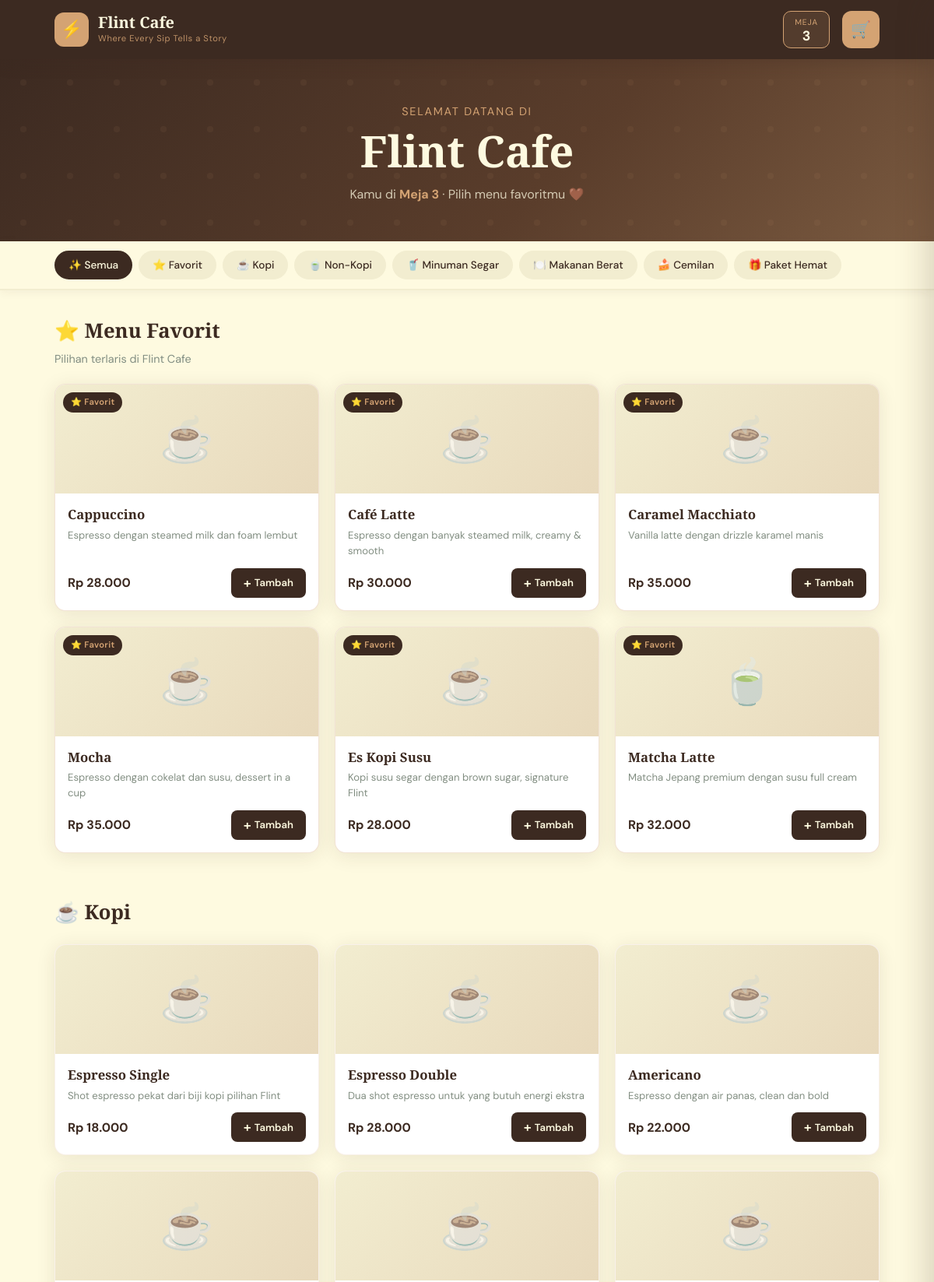
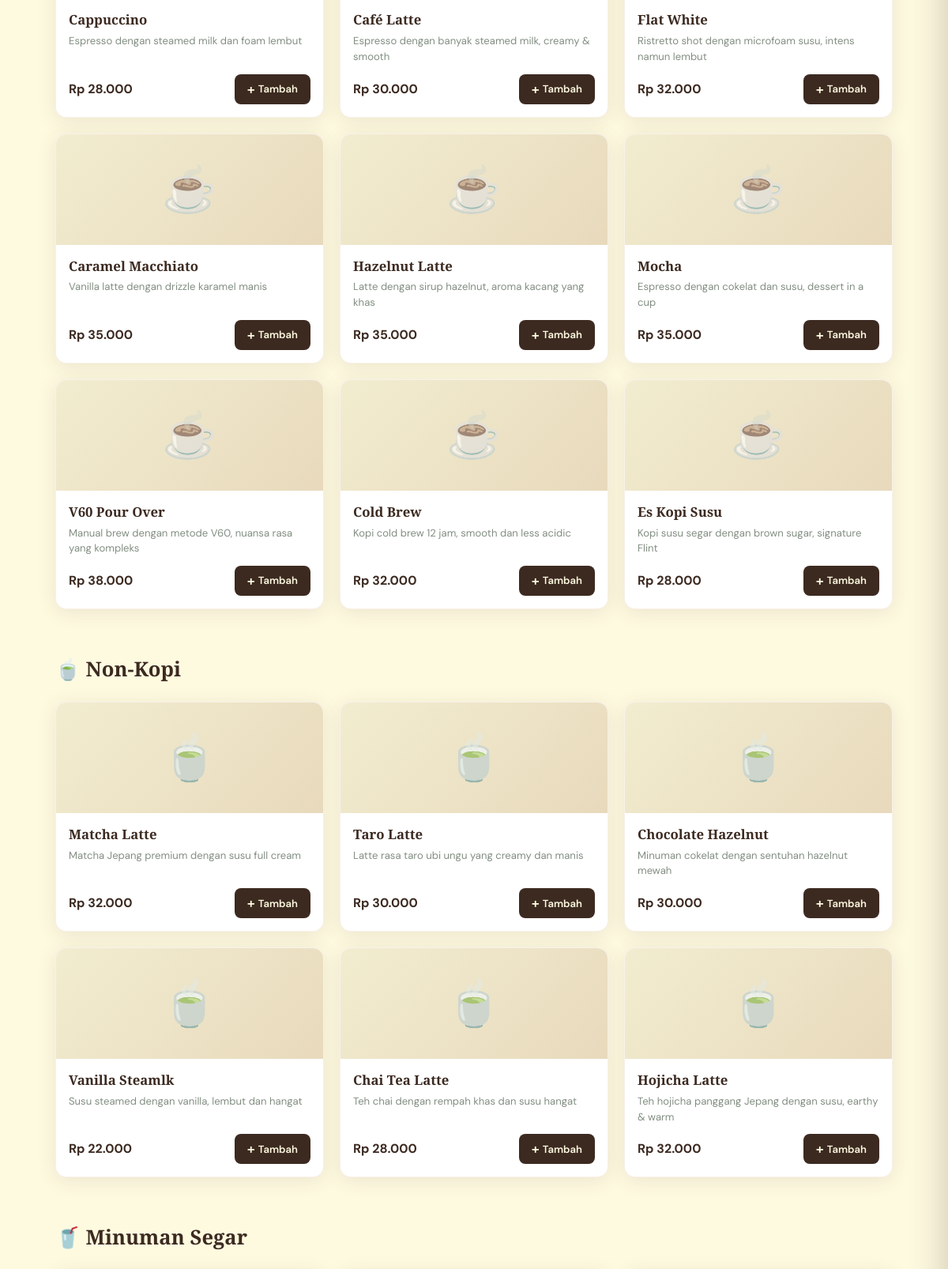
Page /index.php?meja=3 (upper part) on the committed database (2 pictures, top to bottom).
### tables this page shows
CREATE TABLE IF NOT EXISTS tables_cafe (
    id INT AUTO_INCREMENT PRIMARY KEY,
    table_number INT NOT NULL UNIQUE,
    table_name VARCHAR(50) NOT NULL,
    capacity INT DEFAULT 4,
    is_active TINYINT(1) DEFAULT 1,
    created_at TIMESTAMP DEFAULT CURRENT_TIMESTAMP
);

CREATE TABLE IF NOT EXISTS categories (
    id INT AUTO_INCREMENT PRIMARY KEY,
    name VARCHAR(100) NOT NULL,
    slug VARCHAR(100) NOT NULL UNIQUE,
    icon VARCHAR(50) DEFAULT '☕',
    sort_order INT DEFAULT 0,
    is_active TINYINT(1) DEFAULT 1
);

CREATE TABLE IF NOT EXISTS menu_items (
    id INT AUTO_INCREMENT PRIMARY KEY,
    category_id INT NOT NULL,
    name VARCHAR(150) NOT NULL,
    description TEXT,
    price DECIMAL(10,2) NOT NULL,
    image VARCHAR(255) DEFAULT NULL,
    is_available TINYINT(1) DEFAULT 1,
    is_featured TINYINT(1) DEFAULT 0,
    sort_order INT DEFAULT 0,
    created_at TIMESTAMP DEFAULT CURRENT_TIMESTAMP,
    FOREIGN KEY (category_id) REFERENCES categories(id) ON DELETE CASCADE
);

### config.php (called while the page is built, shortened)
<?php
function formatRupiah(float $amount): string {
    return 'Rp ' . number_format($amount, 0, ',', '.');
}

### index.php (the view, shortened to what this page needs)
<?php
require_once 'config.php';
$table_number = isset($_GET['meja']) ? (int)$_GET['meja'] : 0;
$db = getDB();
$table = null;
if ($table_number > 0) {
    $stmt = $db->prepare("SELECT * FROM tables_cafe WHERE table_number = ? AND is_active = 1");
    $stmt->execute([$table_number]);
    $table = $stmt->fetch();
}
$categories = $db->query("SELECT * FROM categories WHERE is_active = 1 ORDER BY sort_order")->fetchAll();
$menuByCategory = [];
foreach ($categories as $cat) {
    $stmt = $db->prepare("SELECT * FROM menu_items WHERE category_id = ? AND is_available = 1 ORDER BY sort_order");
    $stmt->execute([$cat['id']]);
    $menuByCategory[$cat['id']] = $stmt->fetchAll();
}
$featured = $db->query("SELECT m.*, c.name as cat_name FROM menu_items m JOIN categories c ON m.category_id = c.id WHERE m.is_featured = 1 AND m.is_available = 1 LIMIT 6")->fetchAll();
?>
<!DOCTYPE html>
<html lang="id">
<head>
    <link rel="stylesheet" href="assets/css/style.css">
</head>
<body>
<header class="site-header">
    <div class="header-inner">
        <div class="logo-wrap">
            <div class="logo-icon">⚡</div>
            <div class="logo-text">
                <span class="logo-name"><?= CAFE_NAME ?></span>
                <span class="logo-tagline"><?= CAFE_TAGLINE ?></span>
            </div>
        </div>
        <?php if ($table): ?>
        <div class="table-badge">
            <span class="table-label">Meja</span>
            <span class="table-num"><?= $table['table_number'] ?></span>
        </div>
        <?php endif; ?>
        <button class="cart-btn" onclick="openCart()">
            <span class="cart-icon">🛒</span>
        </button>
    </div>
</header>
<section class="hero">
    <div class="hero-content">
        <?php if (!$table): ?>
        <div class="no-table-banner">
            <span>⚠️</span>
            <span>Scan QR Code di meja kamu untuk mulai memesan!</span>
        </div>
        <?php else: ?>
        <div class="hero-text">
            <p class="hero-welcome">Selamat Datang di</p>
            <h1 class="hero-title">Flint Cafe</h1>
            <p class="hero-sub">Kamu di <strong><?= htmlspecialchars($table['table_name']) ?></strong> · Pilih menu favoritmu 🤎</p>
        </div>
        <?php endif; ?>
    </div>
</section>
<nav class="cat-nav" id="catNav">
    <div class="cat-nav-inner">
        <button class="cat-pill active" onclick="filterCategory('all')">✨ Semua</button>
        <button class="cat-pill" onclick="filterCategory('featured')">⭐ Favorit</button>
        <?php foreach ($categories as $cat): ?>
        <button class="cat-pill" onclick="filterCategory('<?= $cat['slug'] ?>')" data-cat="<?= $cat['slug'] ?>">
            <?= $cat['icon'] ?> <?= htmlspecialchars($cat['name']) ?>
        </button>
        <?php endforeach; ?>
    </div>
</nav>
<main class="menu-main">
    <section class="menu-section" id="section-featured" data-cat="featured">
        <div class="section-header">
            <h2 class="section-title">⭐ Menu Favorit</h2>
            <p class="section-sub">Pilihan terlaris di Flint Cafe</p>
        </div>
        <div class="menu-grid featured-grid">
            <?php foreach ($featured as $item): ?>
            <div class="menu-card featured-card" data-cat="featured">
                <div class="card-image-wrap">
                    <div class="card-image-placeholder">
                        <?= getCategoryEmoji($item['cat_name']) ?>
                    </div>
                    <?php if ($item['is_featured']): ?>
                    <span class="featured-badge">⭐ Favorit</span>
                    <?php endif; ?>
                </div>
                <div class="card-body">
                    <h3 class="item-name"><?= htmlspecialchars($item['name']) ?></h3>
                    <p class="item-desc"><?= htmlspecialchars($item['description']) ?></p>
                    <div class="card-footer">
                        <span class="item-price"><?= formatRupiah($item['price']) ?></span>
                        <?php if ($table): ?>
                        <button class="add-btn" onclick="addToCart(<?= $item['id'] ?>, '<?= addslashes($item['name']) ?>', <?= $item['price'] ?>)">
                            <span>+</span> Tambah
                        </button>
                        <?php else: ?>
                        <span class="no-order-hint">Scan QR dulu</span>
                        <?php endif; ?>
                    </div>
                </div>
            </div>
            <?php endforeach; ?>
        </div>
    </section>
    <?php foreach ($categories as $cat): ?>
    <?php if (!empty($menuByCategory[$cat['id']])): ?>
    <section class="menu-section" id="section-<?= $cat['slug'] ?>" data-cat="<?= $cat['slug'] ?>">
        <div class="section-header">
            <h2 class="section-title"><?= $cat['icon'] ?> <?= htmlspecialchars($cat['name']) ?></h2>
        </div>
        <div class="menu-grid">
            <?php foreach ($menuByCategory[$cat['id']] as $item): ?>
            <div class="menu-card" data-cat="<?= $cat['slug'] ?>">
                <div class="card-image-wrap">
                    <div class="card-image-placeholder">
                        <?= $cat['icon'] ?>
                    </div>
                </div>
                <div class="card-body">
                    <h3 class="item-name"><?= htmlspecialchars($item['name']) ?></h3>
                    <p class="item-desc"><?= htmlspecialchars($item['description']) ?></p>
                    <div class="card-footer">
                        <span class="item-price"><?= formatRupiah($item['price']) ?></span>
                        <?php if ($table && $item['is_available']): ?>
                        <button class="add-btn" onclick="addToCart(<?= $item['id'] ?>, '<?= addslashes($item['name']) ?>', <?= $item['price'] ?>)">
                            <span>+</span> Tambah
                        </button>
                        <?php elseif (!$item['is_available']): ?>
                        <span class="sold-out-tag">Habis</span>
                        <?php else: ?>
                        <span class="no-order-hint">Scan QR dulu</span>
                        <?php endif; ?>
                    </div>
                </div>
            </div>
            <?php endforeach; ?>
        </div>
    </section>
    <?php endif; ?>
    <?php endforeach; ?>
</main>
</body>
</html>
<?php
function getCategoryEmoji(string $catName): string {
    $map = [
        'Kopi' => '☕', 'Non-Kopi' => '🍵',
        'Minuman Segar' => '🥤', 'Makanan Berat' => '🍽️',
        'Cemilan' => '🍰', 'Paket Hemat' => '🎁',
    ];
    return $map[$catName] ?? '🍴';
}
?>

### rows in the picture
tables_cafe: table_number "3", table_name "Meja 3"
categories: icon "☕", name "Kopi"
categories: icon "🍵", name "Non-Kopi"
categories: icon "🥤", name "Minuman Segar"
categories: icon "🍽️", name "Makanan Berat"
categories: icon "🍰", name "Cemilan"
categories: icon "🎁", name "Paket Hemat"
menu_items: category.name "☕", is_featured "⭐ Favorit", name "Cappuccino", description "Espresso dengan steamed milk dan foam lembut", price "Rp 28.000", category.icon "☕"
menu_items: category.name "☕", is_featured "⭐ Favorit", name "Café Latte", description "Espresso dengan banyak steamed milk, creamy & smooth", price "Rp 30.000", category.icon "☕"
menu_items: category.name "☕", is_featured "⭐ Favorit", name "Caramel Macchiato", description "Vanilla latte dengan drizzle karamel manis", price "Rp 35.000", category.icon "☕"
menu_items: category.name "☕", is_featured "⭐ Favorit", name "Mocha", description "Espresso dengan cokelat dan susu, dessert in a cup", price "Rp 35.000", category.icon "☕"
menu_items: category.name "☕", is_featured "⭐ Favorit", name "Es Kopi Susu", description "Kopi susu segar dengan brown sugar, signature Flint", price "Rp 28.000", category.icon "☕"
menu_items: category.name "🍵", is_featured "⭐ Favorit", name "Matcha Latte", description "Matcha Jepang premium dengan susu full cream", price "Rp 32.000", category.icon "🍵"
menu_items: category.icon "☕", name "Espresso Single", description "Shot espresso pekat dari biji kopi pilihan Flint", price "Rp 18.000"
menu_items: category.icon "☕", name "Espresso Double", description "Dua shot espresso untuk yang butuh energi ekstra", price "Rp 28.000"
menu_items: category.icon "☕", name "Americano", description "Espresso dengan air panas, clean dan bold", price "Rp 22.000"
menu_items: category.icon "☕", name "Flat White", description "Ristretto shot dengan microfoam susu, intens namun lembut", price "Rp 32.000"
menu_items: category.icon "☕", name "Hazelnut Latte", description "Latte dengan sirup hazelnut, aroma kacang yang khas", price "Rp 35.000"
menu_items: category.icon "☕", name "V60 Pour Over", description "Manual brew dengan metode V60, nuansa rasa yang kompleks", price "Rp 38.000"
menu_items: category.icon "☕", name "Cold Brew", description "Kopi cold brew 12 jam, smooth dan less acidic", price "Rp 32.000"
menu_items: category.icon "🍵", name "Taro Latte", description "Latte rasa taro ubi ungu yang creamy dan manis", price "Rp 30.000"
menu_items: category.icon "🍵", name "Chocolate Hazelnut", description "Minuman cokelat dengan sentuhan hazelnut mewah", price "Rp 30.000"
menu_items: category.icon "🍵", name "Vanilla Steamlk", description "Susu steamed dengan vanilla, lembut dan hangat", price "Rp 22.000"
menu_items: category.icon "🍵", name "Chai Tea Latte", description "Teh chai dengan rempah khas dan susu hangat", price "Rp 28.000"
menu_items: category.icon "🍵", name "Hojicha Latte", description "Teh hojicha panggang Jepang dengan susu, earthy & warm", price "Rp 32.000"

### other values in the picture
CAFE_NAME "Flint Cafe"
CAFE_TAGLINE "Where Every Sip Tells a Story"
